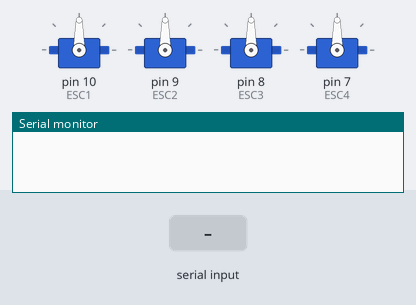
Recording of a sketch running on a simulated Arduino Uno, built with avr-gcc and run on an emulated ATmega328P. Shown: 4 × servo, the last lines printed to the serial monitor. Inputs (shaded band) come from the test bench.

Above: at 1.2 s.
1.3 s: "1" received over the second serial link
At 1.6 s:
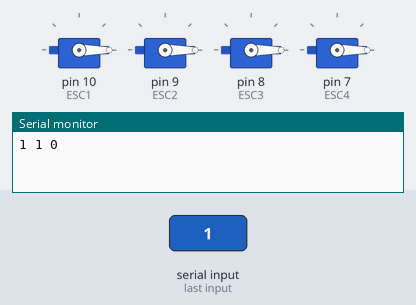
Timing chart, 0 to 4.3 s (numbered marks = the images above; inputs shaded):
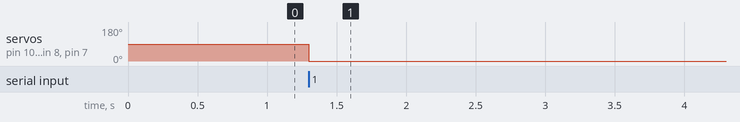

Measured:
- after the input at 1.3 s, servo on pin 10 (ESC1), servo on pin 9 (ESC2), servo on pin 8 (ESC3), servo on pin 7 (ESC4): 90° → 0° at once

The sketch:

softwareserial_test.ino
```cpp
#include <SoftwareSerial.h>
#include <Servo.h>
SoftwareSerial BT(2,3);
int throttle;
int pwm;

Servo ESC1,ESC2,ESC3,ESC4;
void setup() {
  // put your setup code here, to run once:
BT.begin(9600);
Serial.begin(38400);
ESC1.attach(10,1000,2000);
ESC2.attach(9,1000,2000);
ESC3.attach(8,1000,2000);
ESC4.attach(7,1000,2000);
}

void loop() {
  // put your main code here, to run repeatedly:
if(BT.available()){
int data = BT.read();


if(data ==49){
  //Serial.println(true);
  throttle +=1 ;
  }

  if(data ==48){
    throttle-=1;
  //Serial.println(false);
  }
  Serial.print(throttle);  Serial.print(" ");
  if (throttle>0 and throttle<1500){throttle = throttle;}
  if (throttle<0){throttle = 0;}
  if (throttle>1500){throttle = 1500;}
  pwm = throttle;
  Serial.print(pwm);Serial.print(" ");
  pwm = map(pwm,0,1500,0,180);
    Serial.println(pwm);
 ESC1.write(pwm);
ESC2.write(pwm);
ESC3.write(pwm);
ESC4.write(pwm);
}


//Serial.println("awaiting");
}
```
